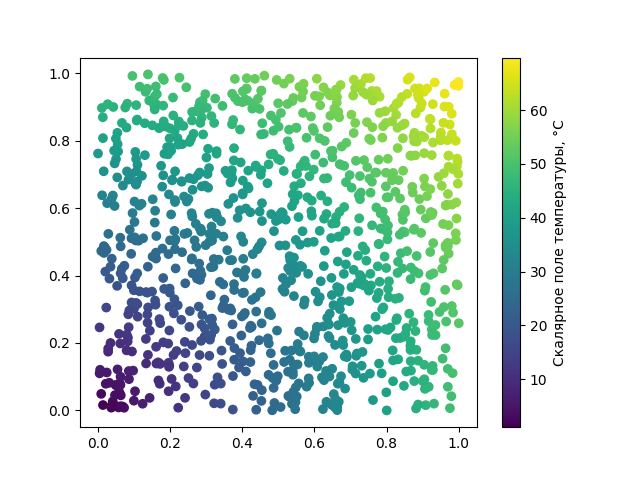

This figure's Python source:
import matplotlib.pyplot as plt
import numpy as np
import random

fig, ax = plt.subplots()
N = 1000
x, y = np.zeros(N), np. zeros(N)

for i in range(N):
    x[i] = random.uniform(0, 1)
    y[i] = random.uniform(0, 1)


scalor_fields = 50 * np.sqrt(x**2 + y**2)

sc_plot = ax.scatter(x, y, c=scalor_fields)
cbar = fig.colorbar(sc_plot)
cbar.set_label('Скалярное поле температуры, °C')

plt.savefig('scalor_fields.png')